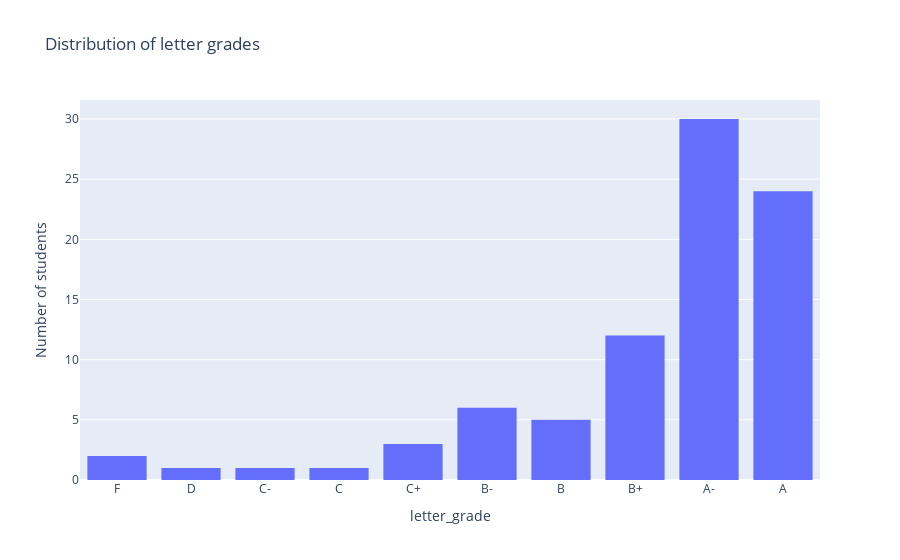

The notebook cell this image was saved under:
### Code cell
fig = px.histogram(adjusted_grades, x="letter_grade", title="Distribution of letter grades")
fig.update_layout(yaxis_title_text="Number of students")
fig.show()

### Figure 1 — Plotly figure (JSON) as saved in the notebook; plotly's stock layout.template omitted (floating-point values rounded to 4 significant figures)
{"data": [{"bingroup": "x", "hovertemplate": "letter_grade=%{x}<br>count=%{y}<extra></extra>", "legendgroup": "", "marker": {"color": "#636efa", "pattern": {"shape": ""}}, "name": "", "orientation": "v", "showlegend": false, "type": "histogram", "x": ["F", "F", "D", "C-", "C", "C+", "C+", "C+", "B-", "B-", "B-", "B-", "B-", "B-", "B", "B", "B", "B", "B", "B+", "B+", "B+", "B+", "B+", "B+", "B+", "B+", "B+", "B+", "B+", "B+", "A-", "A-", "A-", "A-", "A-", "A-", "A-", "A-", "A-", "A-", "A-", "A-", "A-", "A-", "A-", "A-", "A-", "A-", "A-", "A-", "A-", "A-", "A-", "A-", "A-", "A-", "A-", "A-", "A-", "A-", "A", "A", "A", "A", "A", "A", "A", "A", "A", "A", "A", "A", "A", "A", "A", "A", "A", "A", "A", "A", "A", "A", "A", "A"], "xaxis": "x", "yaxis": "y"}], "layout": {"barmode": "relative", "legend": {"tracegroupgap": 0}, "title": {"text": "Distribution of letter grades"}, "xaxis": {"anchor": "y", "domain": [0, 1], "title": {"text": "letter_grade"}}, "yaxis": {"anchor": "x", "domain": [0, 1], "title": {"text": "Number of students"}}}}
